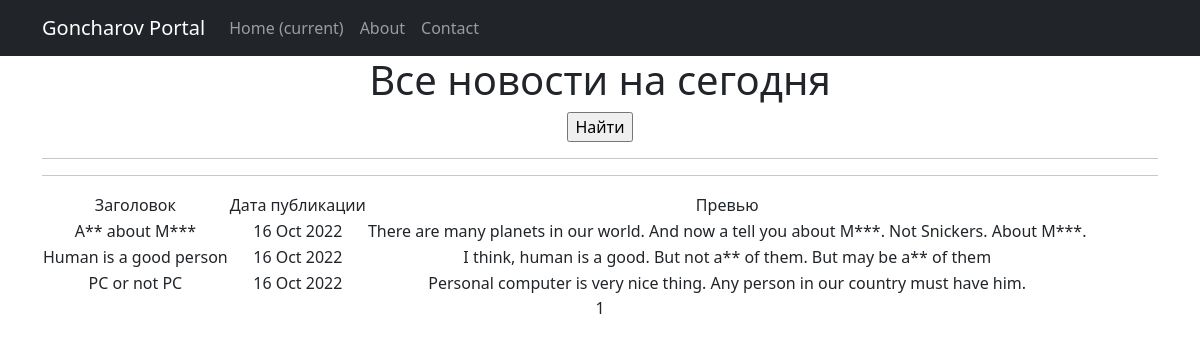
Before: /news/ with the older database file.
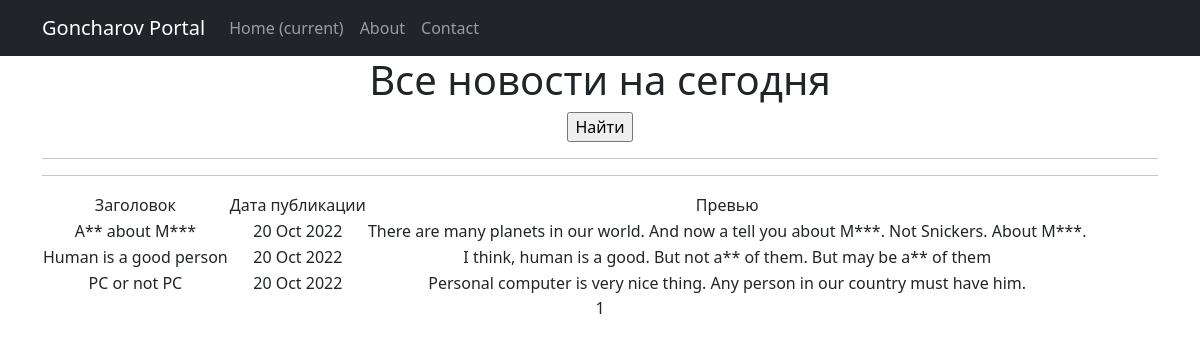
After: the same page with the newer database file.
### news/models.py (models this page shows, shortened)
class Post(models.Model):
    author = models.ForeignKey(Author, on_delete = models.CASCADE)
    NEWS = 'NW'
    ARTICLE = 'AR'
    CATEGORY_CHOICES = (
        (NEWS, 'Новость'),
        (ARTICLE, 'Статья')
    )
    categoryType = models.CharField(max_length=2, choices=CATEGORY_CHOICES, default=NEWS)
    dateCreation = models.DateTimeField(auto_now = True)
    postCategory = models.ManyToManyField(Category, through = 'PostCategory')
    title = models.CharField(max_length = 255, unique=True)
    text = models.TextField()
    rating = models.SmallIntegerField(default = 0)
    class Meta:
        verbose_name= 'Новость'
        verbose_name_plural='Новости'

### news/views.py (the view)
# urls.py: path('', PostList.as_view(), name='post_list'),
class PostList(ListView):
    model = Post
    ordering = 'title'
    template_name = 'news.html'
    context_object_name = 'news'
    paginate_by = 10

### news/templatetags/my_filters.py (called while the page is built)
@register.filter()
def bad_language(text:str):
   DIC_WORDS = [
      'редиска',
      'козел',
      'свинья',
      'all',
      'mars',
      'Редиска',
      'Козел',
      'Свинья',
      'All',
      'Mars',
   ]
   for word in DIC_WORDS:
      if word in text:
            text = text.replace(word, word[0]+'*'*(len(word)-1))
   return text

### templates/news.html (shortened to what this page needs)
{% extends 'flatpages/default.html' %}
{% load my_filters %}
{% block content %}
   <h1>Все новости на сегодня </h1>
    <form action="" method="get">
        <input type="submit" value="Найти" />
    </form>
    <hr>
   <hr>
   {% if news %}
       <table>
           <tr>
               <td>Заголовок</td>
               <td>Дата публикации</td>
               <td>Превью</td>
           </tr>
           {% for post in  news %}
           <tr>
               <td>{{ post.title| bad_language }}</td>
               <td>{{ post.dateCreation| date:'d M Y' }}</td>
               <td>{{ post.text| truncatewords:20 | bad_language }}</td>
                <td>
                </td>
           </tr>
           {% endfor %}
       </table>
   {% else %}
       <h2>Новостей нет!</h2>
   {% endif %}
   {{ page_obj.number }}
{% endblock content %}

Changed rows visible on the page:
changed Post "A** about M***": dateCreation "16 Oct 2022" → "20 Oct 2022"
changed Post "Human is a good person": dateCreation "16 Oct 2022" → "20 Oct 2022"
changed Post "PC or not PC": dateCreation "16 Oct 2022" → "20 Oct 2022"
